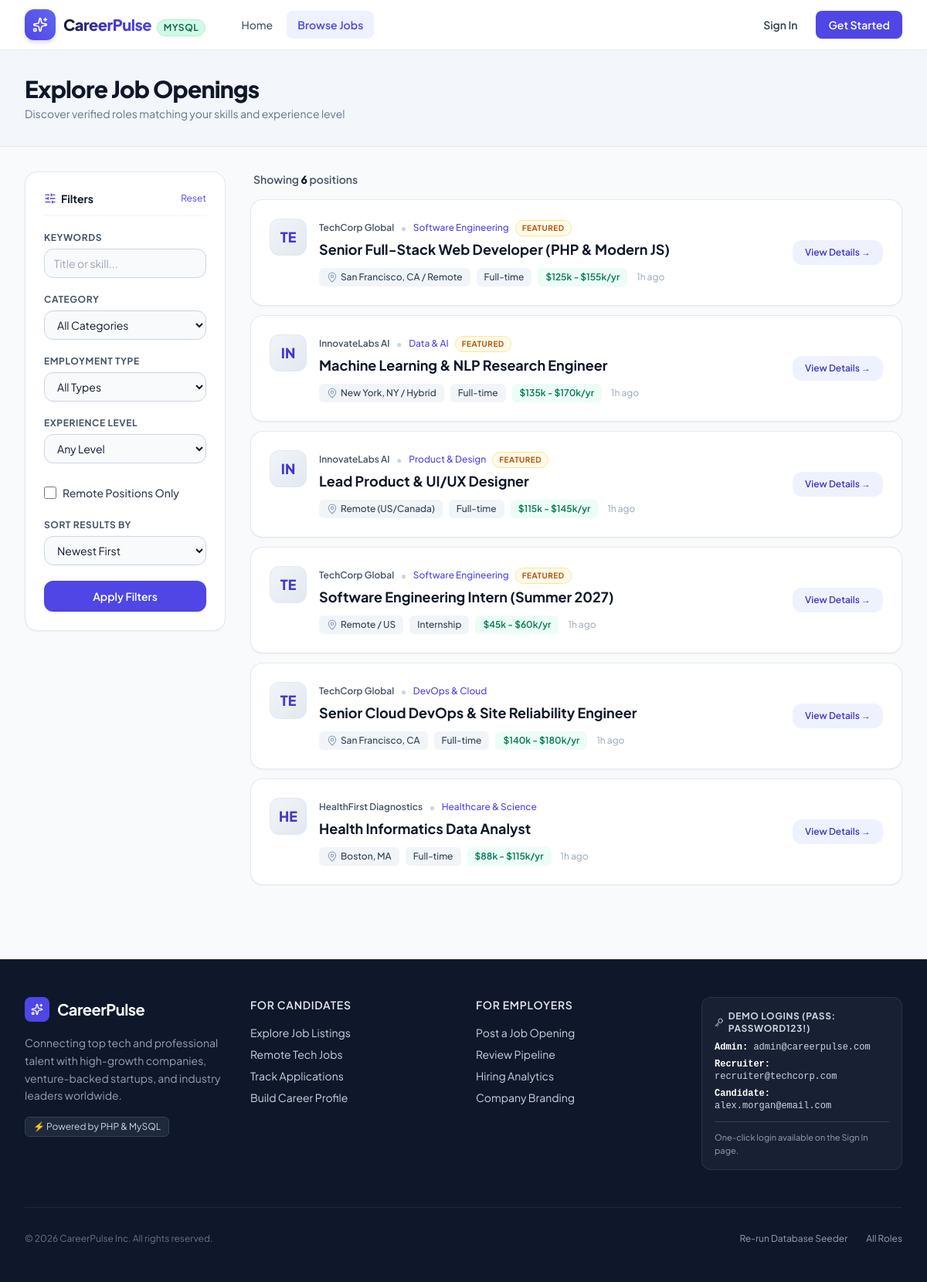
/jobs.php, run on the app's committed database.
### tables this page shows
CREATE TABLE `jobs` (
    `id` INT AUTO_INCREMENT PRIMARY KEY,
    `employer_id` INT NOT NULL,
    `category_id` INT NOT NULL,
    `title` VARCHAR(200) NOT NULL,
    `slug` VARCHAR(220) NULL,
    `job_type` ENUM('full-time', 'part-time', 'contract', 'remote', 'internship') DEFAULT 'full-time',
    `experience_level` ENUM('entry', 'mid', 'senior', 'lead', 'executive') DEFAULT 'entry',
    `location` VARCHAR(150) NOT NULL,
    `is_remote` TINYINT(1) DEFAULT 0,
    `salary_min` INT NULL,
    `salary_max` INT NULL,
    `salary_currency` VARCHAR(10) DEFAULT 'USD',
    `description` MEDIUMTEXT NOT NULL,
    `requirements` MEDIUMTEXT NULL,
    `benefits` TEXT NULL,
    `status` ENUM('active', 'paused', 'closed') DEFAULT 'active',
    `is_featured` TINYINT(1) DEFAULT 0,
    `deadline` DATE NULL,
    `created_at` TIMESTAMP DEFAULT CURRENT_TIMESTAMP,
    `updated_at` TIMESTAMP DEFAULT CURRENT_TIMESTAMP ON UPDATE CURRENT_TIMESTAMP,
    FOREIGN KEY (`employer_id`) REFERENCES `users`(`id`) ON DELETE CASCADE,
    FOREIGN KEY (`category_id`) REFERENCES `categories`(`id`) ON DELETE RESTRICT
);

CREATE TABLE `employer_profiles` (
    `id` INT AUTO_INCREMENT PRIMARY KEY,
    `user_id` INT NOT NULL UNIQUE,
    `company_name` VARCHAR(150) NOT NULL,
    `industry` VARCHAR(100) NULL,
    `company_size` VARCHAR(50) NULL,
    `website` VARCHAR(255) NULL,
    `location` VARCHAR(150) NULL,
    `about` TEXT NULL,
    `logo_url` VARCHAR(255) NULL,
    `created_at` TIMESTAMP DEFAULT CURRENT_TIMESTAMP,
    FOREIGN KEY (`user_id`) REFERENCES `users`(`id`) ON DELETE CASCADE
);

CREATE TABLE `categories` (
    `id` INT AUTO_INCREMENT PRIMARY KEY,
    `name` VARCHAR(100) NOT NULL UNIQUE,
    `slug` VARCHAR(100) NOT NULL UNIQUE,
    `icon` VARCHAR(50) DEFAULT 'briefcase',
    `description` VARCHAR(255) NULL
);

### includes/helpers.php (called while the page is built, shortened)
<?php
function baseUrl(string $path = ''): string {
    static $base = null;
    if ($base === null) {
        $scheme = (!empty($_SERVER['HTTPS']) && $_SERVER['HTTPS'] !== 'off') ? 'https' : 'http';
        $host = $_SERVER['HTTP_HOST'] ?? 'localhost:8000';
        $script = str_replace('\\', '/', $_SERVER['SCRIPT_NAME'] ?? '');
        $dir = str_replace('\\', '/', dirname($script));
        $docRoot = str_replace('\\', '/', $_SERVER['DOCUMENT_ROOT'] ?? '');
        if (str_ends_with(rtrim($docRoot, '/'), '/CareerPulse') || rtrim($docRoot, '/') === 'CareerPulse') {
            $basePath = '';
        } elseif ($dir === '.' || $dir === '/' || $dir === '') {
            $basePath = '';
        }
        $basePath = rtrim($basePath, '/');
        $base = "{$scheme}://{$host}" . $basePath;
    }
    $trimmedPath = ltrim($path, '/');
    return $trimmedPath ? "{$base}/{$trimmedPath}" : $base;
}
function e(?string $value): string {
    return htmlspecialchars((string)($value ?? ''), ENT_QUOTES, 'UTF-8');
}
function formatSalary(?int $min, ?int $max, string $currency = 'USD'): string {
    $symbol = match ($currency) {
        'EUR' => '€',
        'GBP' => '£',
        'INR' => '₹',
        default => '$',
    };
    return sprintf('%s%sk - %s%sk/yr', $symbol, round($min / 1000), $symbol, round($max / 1000));
}
function timeAgo(string $datetime): string {
    $time = strtotime($datetime);
    $diff = time() - $time;
    if ($diff < 86400) return floor($diff / 3600) . 'h ago';
    return date('M j, Y', $time);
}

### config/database.php (called while the page is built, shortened)
<?php
function getDB(): PDO {
    static $pdo = null;
    if ($pdo !== null) {
        return $pdo;
    }
    $driver = DB_TYPE;
    if ($driver === 'auto' || $driver === 'mysql') {
        try {
            $options = [
                PDO::ATTR_ERRMODE => PDO::ERRMODE_EXCEPTION,
                PDO::ATTR_DEFAULT_FETCH_MODE => PDO::FETCH_ASSOC,
                PDO::ATTR_EMULATE_PREPARES => false,
                PDO::ATTR_TIMEOUT => 2,
            ];
            $dbDsn = sprintf('mysql:host=%s;port=%s;dbname=%s;charset=utf8mb4', DB_HOST, DB_PORT, DB_NAME);
            $pdo = new PDO($dbDsn, DB_USER, DB_PASS, $options);
            return $pdo;
        } catch (Throwable $e) {
            if ($driver === 'mysql') {
                throw new RuntimeException("MySQL connection failed: " . $e->getMessage());
            }
        }
    }
}
function dbQuery(string $sql, array $params = []): PDOStatement {
    $db = getDB();
    $stmt = $db->prepare($sql);
    $stmt->execute($params);
    return $stmt;
}
function dbFetchAll(string $sql, array $params = []): array {
    return dbQuery($sql, $params)->fetchAll();
}

### jobs.php (the view, shortened to what this page needs)
<?php
require_once __DIR__ . '/config/database.php';
require_once __DIR__ . '/includes/helpers.php';
$search = trim($_GET['q'] ?? '');
$isRemote = isset($_GET['is_remote']) && $_GET['is_remote'] === '1';
$sort = trim($_GET['sort'] ?? 'newest');
$sql = "
    SELECT j.*, c.name as category_name, c.slug as category_slug, ep.company_name, ep.location as company_location
    FROM jobs j
    JOIN categories c ON j.category_id = c.id
    LEFT JOIN employer_profiles ep ON ep.user_id = j.employer_id
    WHERE j.status = 'active'
";
$params = [];
$sql .= match ($sort) {
    'salary' => " ORDER BY j.salary_max DESC, j.created_at DESC",
    'oldest' => " ORDER BY j.created_at ASC",
    default => " ORDER BY j.is_featured DESC, j.created_at DESC",
};
$jobs = dbFetchAll($sql, $params);
$totalFound = count($jobs);
require_once __DIR__ . '/includes/header.php';
?>
<div class="bg-slate-100/70 border-b border-slate-200 py-8">
    <div class="max-w-7xl mx-auto px-4 sm:px-6 lg:px-8">
        <h1 class="text-3xl font-extrabold text-slate-900 tracking-tight">Explore Job Openings</h1>
        <p class="text-sm text-slate-500 mt-1">Discover verified roles matching your skills and experience level</p>
    </div>
</div>
<div class="max-w-7xl mx-auto px-4 sm:px-6 lg:px-8 py-8">
    <div class="grid grid-cols-1 lg:grid-cols-4 gap-8">
        <aside class="lg:col-span-1 space-y-6">
            <form action="<?= baseUrl('jobs.php') ?>" method="GET" class="bg-white p-6 rounded-2xl border border-slate-200 shadow-sm space-y-5">
                <div class="flex items-center justify-between pb-3 border-b border-slate-100">
                    <span class="text-sm font-bold text-slate-900 flex items-center gap-1.5">
                        <i data-lucide="sliders-horizontal" class="w-4 h-4 text-brand-600"></i>
                        Filters
                    </span>
                    <a href="<?= baseUrl('jobs.php') ?>" class="text-xs text-brand-600 hover:underline">Reset</a>
                </div>
                <div>
                    <label class="block text-xs font-bold uppercase tracking-wider text-slate-600 mb-1.5">Keywords</label>
                    <input type="text" name="q" value="<?= e($search) ?>" placeholder="Title or skill..." class="w-full px-3 py-2 text-sm bg-slate-50 border border-slate-300 rounded-xl outline-none focus:ring-2 focus:ring-brand-500 focus:bg-white transition">
                </div>
                <div>
                    <label class="block text-xs font-bold uppercase tracking-wider text-slate-600 mb-1.5">Category</label>
                    <select name="category" class="w-full px-3 py-2 text-sm bg-slate-50 border border-slate-300 rounded-xl outline-none focus:ring-2 focus:ring-brand-500 focus:bg-white transition">
                        <option value="">All Categories</option>
                    </select>
                </div>
                <div>
                    <label class="block text-xs font-bold uppercase tracking-wider text-slate-600 mb-1.5">Employment Type</label>
                    <select name="job_type" class="w-full px-3 py-2 text-sm bg-slate-50 border border-slate-300 rounded-xl outline-none focus:ring-2 focus:ring-brand-500 focus:bg-white transition">
                        <option value="">All Types</option>
                    </select>
                </div>
                <div>
                    <label class="block text-xs font-bold uppercase tracking-wider text-slate-600 mb-1.5">Experience Level</label>
                    <select name="experience_level" class="w-full px-3 py-2 text-sm bg-slate-50 border border-slate-300 rounded-xl outline-none focus:ring-2 focus:ring-brand-500 focus:bg-white transition">
                        <option value="">Any Level</option>
                    </select>
                </div>
                <div class="pt-2">
                    <label class="inline-flex items-center gap-2 cursor-pointer text-sm font-medium text-slate-700">
                        <input type="checkbox" name="is_remote" value="1" <?= $isRemote ? 'checked' : '' ?> class="w-4 h-4 text-brand-600 rounded border-slate-300 focus:ring-brand-500">
                        <span>Remote Positions Only</span>
                    </label>
                </div>
                <div>
                    <label class="block text-xs font-bold uppercase tracking-wider text-slate-600 mb-1.5">Sort Results By</label>
                    <select name="sort" class="w-full px-3 py-2 text-sm bg-slate-50 border border-slate-300 rounded-xl outline-none focus:ring-2 focus:ring-brand-500 focus:bg-white transition">
                        <option value="newest" <?= $sort === 'newest' ? 'selected' : '' ?>>Newest First</option>
                    </select>
                </div>
                <button type="submit" class="w-full py-2.5 px-4 bg-brand-600 hover:bg-brand-700 text-white font-semibold text-sm rounded-xl shadow transition">
                    Apply Filters
                </button>
            </form>
        </aside>
        <main class="lg:col-span-3 space-y-4">
            <div class="flex items-center justify-between px-1">
                <span class="text-sm font-semibold text-slate-600">
                    Showing <strong class="text-slate-900"><?= $totalFound ?></strong> <?= $totalFound === 1 ? 'position' : 'positions' ?>
                </span>
            </div>
            <?php if (empty($jobs)): ?>
                <div class="bg-white rounded-2xl p-12 text-center border border-slate-200">
                    <div class="w-14 h-14 rounded-2xl bg-slate-100 text-slate-400 flex items-center justify-center mx-auto mb-4">
                        <i data-lucide="search-x" class="w-8 h-8"></i>
                    </div>
                    <h3 class="text-lg font-bold text-slate-800">No jobs matched your criteria</h3>
                    <p class="text-sm text-slate-500 max-w-sm mx-auto mt-1 mb-5">
                        Try relaxing your keyword filters or selecting a different category.
                    </p>
                    <a href="<?= baseUrl('jobs.php') ?>" class="inline-flex items-center gap-1.5 px-4 py-2 bg-brand-600 text-white text-xs font-semibold rounded-lg shadow-sm">
                        View All Listings
                    </a>
                </div>
            <?php else: ?>
                <div class="space-y-3">
                    <?php foreach ($jobs as $job): ?>
                        <div class="bg-white rounded-2xl p-5 sm:p-6 border border-slate-200/90 shadow-sm hover:border-brand-300 hover:shadow-md transition">
                            <div class="flex flex-col sm:flex-row sm:items-center justify-between gap-4">
                                <div class="flex items-start gap-4">
                                    <div class="w-12 h-12 rounded-xl bg-gradient-to-br from-slate-100 to-slate-200 text-brand-700 font-extrabold flex items-center justify-center text-lg border border-slate-200 flex-shrink-0">
                                        <?= strtoupper(substr($job['company_name'] ?? 'CP', 0, 2)) ?>
                                    </div>
                                    <div>
                                        <div class="flex items-center gap-2 flex-wrap">
                                            <span class="text-xs font-semibold text-slate-600"><?= e($job['company_name'] ?? 'Confidential') ?></span>
                                            <span class="text-slate-300">&bull;</span>
                                            <span class="text-xs text-brand-600 font-medium"><?= e($job['category_name']) ?></span>
                                            <?php if ($job['is_featured']): ?>
                                                <span class="px-2 py-0.5 rounded-full text-[10px] font-bold uppercase tracking-wider bg-amber-50 text-amber-700 border border-amber-200">
                                                    Featured
                                                </span>
                                            <?php endif; ?>
                                        </div>
                                        <a href="<?= baseUrl('job_details.php?id=' . $job['id']) ?>" class="block font-bold text-slate-900 text-lg hover:text-brand-600 transition mt-0.5">
                                            <?= e($job['title']) ?>
                                        </a>
                                        <div class="mt-2.5 flex flex-wrap items-center gap-2 text-xs">
                                            <span class="px-2.5 py-1 rounded-md bg-slate-100 text-slate-700 font-medium flex items-center gap-1">
                                                <i data-lucide="map-pin" class="w-3.5 h-3.5 text-slate-400"></i>
                                                <?= e($job['location']) ?>
                                            </span>
                                            <span class="px-2.5 py-1 rounded-md bg-slate-100 text-slate-700 font-medium">
                                                <?= ucfirst(e($job['job_type'])) ?>
                                            </span>
                                            <span class="px-2.5 py-1 rounded-md bg-emerald-50 text-emerald-700 font-semibold">
                                                <?= formatSalary($job['salary_min'], $job['salary_max'], $job['salary_currency']) ?>
                                            </span>
                                            <span class="text-slate-400 pl-1">
                                                <?= timeAgo($job['created_at']) ?>
                                            </span>
                                        </div>
                                    </div>
                                </div>
                                <div class="flex sm:flex-col items-center sm:items-end justify-between gap-2 border-t sm:border-t-0 pt-3 sm:pt-0 border-slate-100">
                                    <a href="<?= baseUrl('job_details.php?id=' . $job['id']) ?>" class="px-4 py-2 bg-brand-50 hover:bg-brand-600 hover:text-white text-brand-700 font-semibold text-xs rounded-xl transition flex items-center gap-1">
                                        View Details &rarr;
                                    </a>
                                </div>
                            </div>
                        </div>
                    <?php endforeach; ?>
                </div>
            <?php endif; ?>
        </main>
    </div>
</div>
<?php require_once __DIR__ . '/includes/footer.php'; ?>

### data on the page
jobs: employer_profiles.company_name "TE", employer_profiles.company_name "TechCorp Global", category.name "Software Engineering", is_featured "FEATURED", title "Senior Full-Stack Web Developer (PHP & Modern JS)", location "San Francisco, CA / Remote", job_type "Full-time", salary_min+salary_max+salary_currency "$125k - $155k/yr", created_at "1h ago"
jobs: employer_profiles.company_name "IN", employer_profiles.company_name "InnovateLabs AI", category.name "Data & AI", is_featured "FEATURED", title "Machine Learning & NLP Research Engineer", location "New York, NY / Hybrid", job_type "Full-time", salary_min+salary_max+salary_currency "$135k - $170k/yr", created_at "1h ago"
jobs: employer_profiles.company_name "IN", employer_profiles.company_name "InnovateLabs AI", category.name "Product & Design", is_featured "FEATURED", title "Lead Product & UI/UX Designer", location "Remote (US/Canada)", job_type "Full-time", salary_min+salary_max+salary_currency "$115k - $145k/yr", created_at "1h ago"
jobs: employer_profiles.company_name "TE", employer_profiles.company_name "TechCorp Global", category.name "Software Engineering", is_featured "FEATURED", title "Software Engineering Intern (Summer 2027)", location "Remote / US", job_type "Internship", salary_min+salary_max+salary_currency "$45k - $60k/yr", created_at "1h ago"
jobs: employer_profiles.company_name "TE", employer_profiles.company_name "TechCorp Global", category.name "DevOps & Cloud", title "Senior Cloud DevOps & Site Reliability Engineer", location "San Francisco, CA", job_type "Full-time", salary_min+salary_max+salary_currency "$140k - $180k/yr", created_at "1h ago"
jobs: employer_profiles.company_name "HE", employer_profiles.company_name "HealthFirst Diagnostics", category.name "Healthcare & Science", title "Health Informatics Data Analyst", location "Boston, MA", job_type "Full-time", salary_min+salary_max+salary_currency "$88k - $115k/yr", created_at "1h ago"

### other printed values
$activeDriver "MYSQL"
$totalFound "6"
